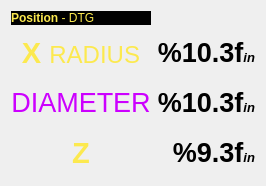
           <widget class="QWidget" name="dtg_page">
            <layout class="QGridLayout" name="gridLayout_21">
             <item row="0" column="0">
              <widget class="QLabel" name="label_dro_title_2">
               <property name="sizePolicy">
                <sizepolicy hsizetype="Preferred" vsizetype="Minimum">
                 <horstretch>0</horstretch>
                 <verstretch>0</verstretch>
                </sizepolicy>
               </property>
               <property name="maximumSize">
                <size>
                 <width>16777215</width>
                 <height>20</height>
                </size>
               </property>
               <property name="styleSheet">
                <string notr="true">background-color: rgb(0, 0, 0);
color: rgb(252, 233, 79);</string>
               </property>
               <property name="text">
                <string>&lt;html&gt;&lt;head/&gt;&lt;body&gt;&lt;p&gt;&lt;span style=&quot; font-weight:600;&quot;&gt;Position &lt;/span&gt;- DTG&lt;/p&gt;&lt;/body&gt;&lt;/html&gt;</string>
               </property>
              </widget>
             </item>
             <item row="1" column="0">
              <widget class="QLabel" name="label_x_3">
               <property name="minimumSize">
                <size>
                 <width>0</width>
                 <height>44</height>
                </size>
               </property>
               <property name="styleSheet">
                <string notr="true">color: rgb(252, 233, 79);</string>
               </property>
               <property name="text">
                <string>&lt;html&gt;&lt;head/&gt;&lt;body&gt;&lt;p&gt;&lt;span style=&quot; font-size:22pt; font-weight:600;&quot;&gt;X &lt;/span&gt;&lt;span style=&quot; font-size:18pt;&quot;&gt;RADIUS&lt;/span&gt;&lt;/p&gt;&lt;/body&gt;&lt;/html&gt;</string>
               </property>
               <property name="alignment">
                <set>Qt::AlignCenter</set>
               </property>
              </widget>
             </item>
             <item row="1" column="1">
              <widget class="DROLabel" name="dro_label_x_3">
               <property name="minimumSize">
                <size>
                 <width>0</width>
                 <height>40</height>
                </size>
               </property>
               <property name="styleSheet">
                <string notr="true">DROLabel {
    background-color: black;
/*    border: 2px solid black;*/
    font: 20pt &quot;Lato Heavy&quot;;
    color: #00FF00;
}

DROLabel[homed=false] {
    color: red;
}</string>
               </property>
               <property name="text">
                <string>&lt;html&gt;&lt;head/&gt;&lt;body&gt;&lt;p&gt;&lt;span style=&quot; font-size:20pt; font-weight:600;&quot;&gt;%10.3f&lt;/span&gt;&lt;span style=&quot; font-size:10pt; font-weight:600; font-style:italic;&quot;&gt;in&lt;/span&gt;&lt;/p&gt;&lt;/body&gt;&lt;/html&gt;</string>
               </property>
               <property name="alignment">
                <set>Qt::AlignRight|Qt::AlignTrailing|Qt::AlignVCenter</set>
               </property>
               <property name="always_display_radius" stdset="0">
                <bool>true</bool>
               </property>
               <property name="Qjoint_number" stdset="0">
                <number>0</number>
               </property>
               <property name="Qreference_type" stdset="0">
                <number>2</number>
               </property>
               <property name="metric_template" stdset="0">
                <string>&lt;html&gt;&lt;head/&gt;&lt;body&gt;&lt;p&gt;&lt;span style=&quot; font-size:20pt; font-weight:600;&quot;&gt;%10.3f&lt;/span&gt;&lt;span style=&quot; font-size:10pt; font-weight:600; font-style:italic;&quot;&gt; mm&lt;/span&gt;&lt;/p&gt;&lt;/body&gt;&lt;/html&gt;</string>
               </property>
               <property name="imperial_template" stdset="0">
                <string>&lt;html&gt;&lt;head/&gt;&lt;body&gt;&lt;p&gt;&lt;span style=&quot; font-size:20pt; font-weight:600;&quot;&gt;%9.4f&lt;/span&gt;&lt;span style=&quot; font-size:10pt; font-weight:600; font-style:italic;&quot;&gt; in&lt;/span&gt;&lt;/p&gt;&lt;/body&gt;&lt;/html&gt;</string>
               </property>
               <property name="homed" stdset="0">
                <bool>true</bool>
               </property>
              </widget>
             </item>
             <item row="2" column="0">
              <widget class="QLabel" name="label_x_diametr_3">
               <property name="minimumSize">
                <size>
                 <width>0</width>
                 <height>44</height>
                </size>
               </property>
               <property name="styleSheet">
                <string notr="true">color: rgb(204, 0, 255);</string>
               </property>
               <property name="text">
                <string>&lt;html&gt;&lt;head/&gt;&lt;body&gt;&lt;p&gt;&lt;span style=&quot; font-size:20pt;&quot;&gt;DIAMETER&lt;/span&gt;&lt;/p&gt;&lt;/body&gt;&lt;/html&gt;</string>
               </property>
               <property name="alignment">
                <set>Qt::AlignCenter</set>
               </property>
               <property name="textInteractionFlags">
                <set>Qt::LinksAccessibleByMouse|Qt::TextEditable</set>
               </property>
              </widget>
             </item>
             <item row="2" column="1">
              <widget class="DROLabel" name="dro_label_3">
               <property name="minimumSize">
                <size>
                 <width>0</width>
                 <height>40</height>
                </size>
               </property>
               <property name="styleSheet">
                <string notr="true">DROLabel {	
    background-color: black;
/*    border: 2px solid black;*/
    font: 20pt &quot;Lato Heavy&quot;;
    color: #00FF00;
}

DROLabel[homed=false] {
   color: rgb(204, 0, 255);
}</string>
               </property>
               <property name="text">
                <string>&lt;html&gt;&lt;head/&gt;&lt;body&gt;&lt;p&gt;&lt;span style=&quot; font-size:20pt; font-weight:600;&quot;&gt;%10.3f&lt;/span&gt;&lt;span style=&quot; font-size:10pt; font-weight:600; font-style:italic;&quot;&gt;in&lt;/span&gt;&lt;/p&gt;&lt;/body&gt;&lt;/html&gt;</string>
               </property>
               <property name="alignment">
                <set>Qt::AlignRight|Qt::AlignTrailing|Qt::AlignVCenter</set>
               </property>
               <property name="always_display_diameter" stdset="0">
                <bool>true</bool>
               </property>
               <property name="Qreference_type" stdset="0">
                <number>2</number>
               </property>
               <property name="metric_template" stdset="0">
                <string>&lt;html&gt;&lt;head/&gt;&lt;body&gt;&lt;p&gt;&lt;span style=&quot; font-size:20pt; font-weight:600;&quot;&gt;%10.3f&lt;/span&gt;&lt;span style=&quot; font-size:10pt; font-weight:600; font-style:italic;&quot;&gt; mm&lt;/span&gt;&lt;/p&gt;&lt;/body&gt;&lt;/html&gt;</string>
               </property>
               <property name="imperial_template" stdset="0">
                <string>&lt;html&gt;&lt;head/&gt;&lt;body&gt;&lt;p&gt;&lt;span style=&quot; font-size:20pt; font-weight:600;&quot;&gt;%9.4f&lt;/span&gt;&lt;span style=&quot; font-size:10pt; font-weight:600; font-style:italic;&quot;&gt; in&lt;/span&gt;&lt;/p&gt;&lt;/body&gt;&lt;/html&gt;</string>
               </property>
               <property name="homed" stdset="0">
                <bool>false</bool>
               </property>
              </widget>
             </item>
             <item row="3" column="0">
              <widget class="QLabel" name="label_z_3">
               <property name="minimumSize">
                <size>
                 <width>0</width>
                 <height>44</height>
                </size>
               </property>
               <property name="styleSheet">
                <string notr="true">color: rgb(252, 233, 79);</string>
               </property>
               <property name="text">
                <string>&lt;html&gt;&lt;head/&gt;&lt;body&gt;&lt;p&gt;&lt;span style=&quot; font-size:22pt; font-weight:600;&quot;&gt;Z&lt;/span&gt;&lt;/p&gt;&lt;/body&gt;&lt;/html&gt;</string>
               </property>
               <property name="alignment">
                <set>Qt::AlignCenter</set>
               </property>
              </widget>
             </item>
             <item row="3" column="1">
              <widget class="DROLabel" name="dro_label_z_3">
               <property name="minimumSize">
                <size>
                 <width>0</width>
                 <height>40</height>
                </size>
               </property>
               <property name="styleSheet">
                <string notr="true">DROLabel {
    background-color: black;
/*    border: 2px solid black;*/
    font: 20pt &quot;Lato Heavy&quot;;
    color: #00FF00;
}

DROLabel[homed=false] {
    color: red;
}</string>
               </property>
               <property name="text">
                <string>&lt;html&gt;&lt;head/&gt;&lt;body&gt;&lt;p&gt;&lt;span style=&quot; font-size:20pt; font-weight:600;&quot;&gt;%9.3f&lt;/span&gt;&lt;span style=&quot; font-size:10pt; font-weight:600; font-style:italic;&quot;&gt;in&lt;/span&gt;&lt;/p&gt;&lt;/body&gt;&lt;/html&gt;</string>
               </property>
               <property name="alignment">
                <set>Qt::AlignRight|Qt::AlignTrailing|Qt::AlignVCenter</set>
               </property>
               <property name="Qjoint_number" stdset="0">
                <number>2</number>
               </property>
               <property name="Qreference_type" stdset="0">
                <number>2</number>
               </property>
               <property name="metric_template" stdset="0">
                <string>&lt;html&gt;&lt;head/&gt;&lt;body&gt;&lt;p&gt;&lt;span style=&quot; font-size:20pt; font-weight:600;&quot;&gt;%10.3f&lt;/span&gt;&lt;span style=&quot; font-size:10pt; font-weight:600; font-style:italic;&quot;&gt; mm&lt;/span&gt;&lt;/p&gt;&lt;/body&gt;&lt;/html&gt;</string>
               </property>
               <property name="imperial_template" stdset="0">
                <string>&lt;html&gt;&lt;head/&gt;&lt;body&gt;&lt;p&gt;&lt;span style=&quot; font-size:20pt; font-weight:600;&quot;&gt;%9.4f&lt;/span&gt;&lt;span style=&quot; font-size:10pt; font-weight:600; font-style:italic;&quot;&gt; in&lt;/span&gt;&lt;/p&gt;&lt;/body&gt;&lt;/html&gt;</string>
               </property>
               <property name="homed" stdset="0">
                <bool>true</bool>
               </property>
              </widget>
             </item>
            </layout>
           </widget>
